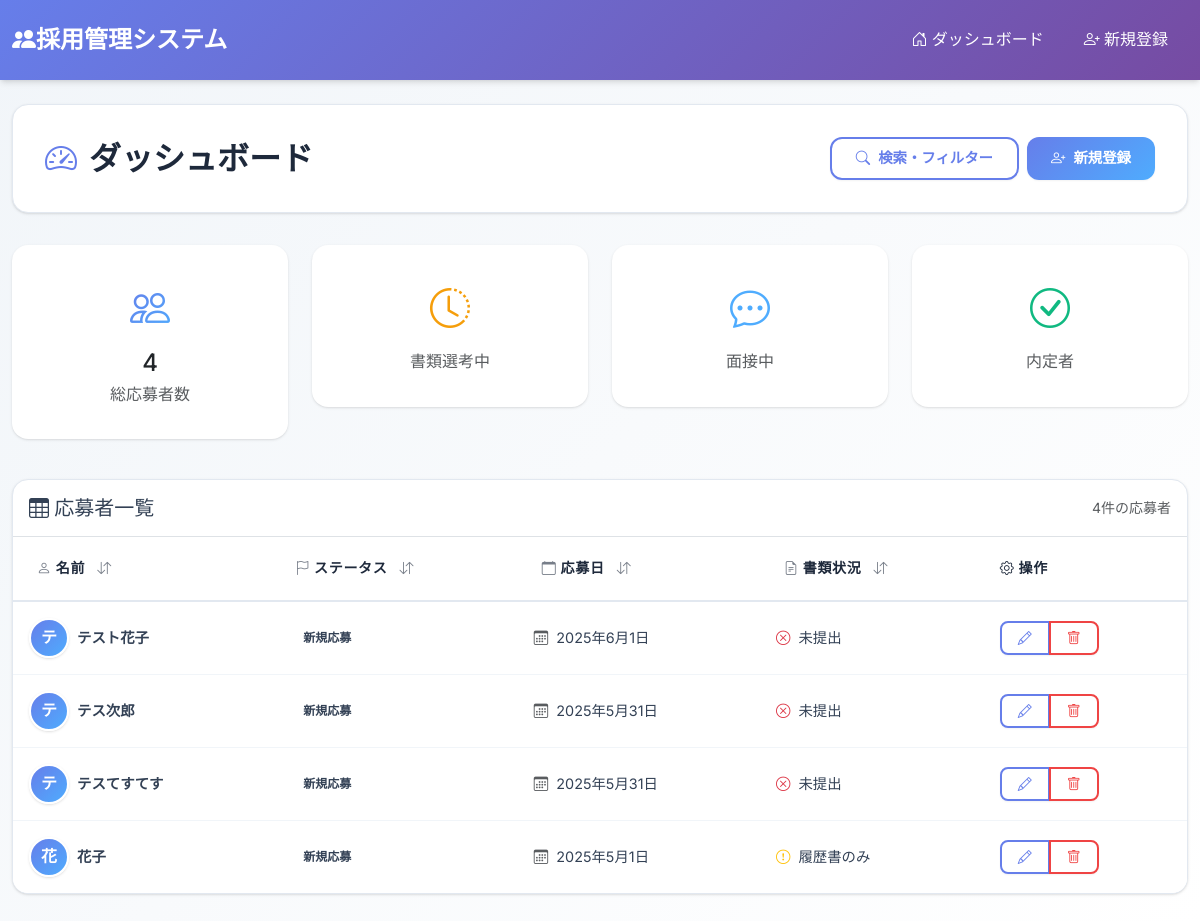
/recruit/, run on an earlier commit of the app's database.
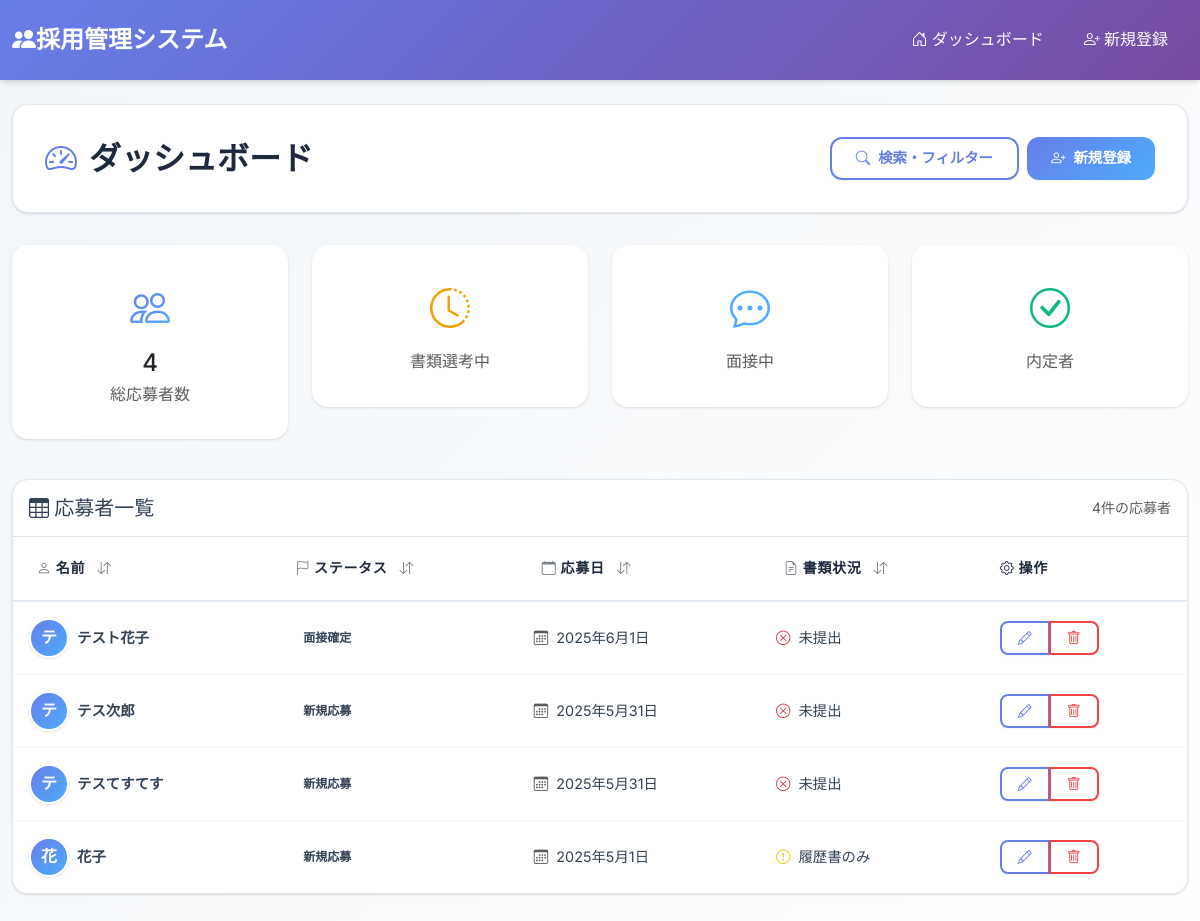
And on a later commit of the database.
### recruit/models.py (models this page shows)
class Recruit(models.Model):
    name = models.CharField(max_length=100)
    status = models.CharField(max_length=100)
    entry_day = models.DateField(default=date.today)
    documents_status = models.CharField(max_length=100)

### recruit/views.py (the view)
# urls.py: path('', views.index, name='recruit_list'),
def index(request):
    name = request.GET.get('name', '')
    status = request.GET.get('status', '')
    entry_day = request.GET.get('entry_day', '')
    documents_status = request.GET.get('documents_status', '')
    sort = request.GET.get('sort', 'entry_day')  # デフォルトは応募日
    order = request.GET.get('order', 'desc')     # デフォルトは降順
    recruits = Recruit.objects.all()
    if name:
        recruits = recruits.filter(name__icontains=name)
    if status:
        recruits = recruits.filter(status=status)
    if entry_day:
        recruits = recruits.filter(entry_day=entry_day)
    if documents_status:
        recruits = recruits.filter(documents_status=documents_status)
    if order == 'asc':
        recruits = recruits.order_by(sort)
    else:
        recruits = recruits.order_by(f'-{sort}')
    context = {
        'recruits': recruits,
        'search_params': {
            'name': name,
            'status': status,
            'entry_day': entry_day,
            'documents_status': documents_status,
        }
    }
    return render(request, 'recruit/index.html', context)

### recruit/templates/recruit/index.html (shortened to what this page needs)
{% extends 'base.html' %}
{% block content %}
<div class="container mt-4 fade-in-up">
    <div class="page-header">
        <div class="d-flex justify-content-between align-items-center">
            <h1 class="page-title">
                <i class="bi bi-speedometer2"></i>
                ダッシュボード
            </h1>
            <div class="d-flex gap-2">
                <button type="button" class="btn btn-outline-primary" data-bs-toggle="modal" data-bs-target="#searchModal">
                    <i class="bi bi-search"></i>
                    検索・フィルター
                </button>
                <a href="{% url 'recruit_create' %}" class="btn btn-primary">
                    <i class="bi bi-person-plus"></i>
                    新規登録
                </a>
            </div>
        </div>
    </div>
    <div class="row mb-4">
        <div class="col-lg-3 col-md-6 mb-3">
            <div class="card text-center">
                <div class="card-body">
                    <i class="bi bi-people text-gradient" style="font-size: 2.5rem;"></i>
                    <h4 class="mt-2 mb-1">{{ recruits|length }}</h4>
                    <p class="text-muted mb-0">総応募者数</p>
                </div>
            </div>
        </div>
        <div class="col-lg-3 col-md-6 mb-3">
            <div class="card text-center">
                <div class="card-body">
                    <i class="bi bi-clock-history" style="font-size: 2.5rem; color: var(--warning-color);"></i>
                    <p class="text-muted mb-0">書類選考中</p>
                </div>
            </div>
        </div>
        <div class="col-lg-3 col-md-6 mb-3">
            <div class="card text-center">
                <div class="card-body">
                    <i class="bi bi-chat-dots" style="font-size: 2.5rem; color: var(--accent-color);"></i>
                    <p class="text-muted mb-0">面接中</p>
                </div>
            </div>
        </div>
        <div class="col-lg-3 col-md-6 mb-3">
            <div class="card text-center">
                <div class="card-body">
                    <i class="bi bi-check-circle" style="font-size: 2.5rem; color: var(--success-color);"></i>
                    <p class="text-muted mb-0">内定者</p>
                </div>
            </div>
        </div>
    </div>
    <div class="table-container">
        <div class="d-flex justify-content-between align-items-center p-3 border-bottom">
            <h5 class="mb-0">
                <i class="bi bi-table"></i>
                応募者一覧
            </h5>
            <small class="text-muted">{{ recruits|length }}件の応募者</small>
        </div>
        <div class="table-responsive">
            <table class="table mb-0">
                <thead>
                    <tr>
                        <th class="sortable" data-sort="name">
                            <i class="bi bi-person"></i>
                            名前
                            {% if request.GET.sort == 'name' %}
                                {% if request.GET.order == 'asc' %}
                                    <i class="bi bi-sort-alpha-down"></i>
                                {% else %}
                                    <i class="bi bi-sort-alpha-up"></i>
                                {% endif %}
                            {% else %}
                                <i class="bi bi-arrow-down-up"></i>
                            {% endif %}
                        </th>
                        <th class="sortable" data-sort="status">
                            <i class="bi bi-flag"></i>
                            ステータス
                            {% if request.GET.sort == 'status' %}
                                {% if request.GET.order == 'asc' %}
                                    <i class="bi bi-sort-alpha-down"></i>
                                {% else %}
                                    <i class="bi bi-sort-alpha-up"></i>
                                {% endif %}
                            {% else %}
                                <i class="bi bi-arrow-down-up"></i>
                            {% endif %}
                        </th>
                        <th class="sortable" data-sort="entry_day">
                            <i class="bi bi-calendar"></i>
                            応募日
                            {% if request.GET.sort == 'entry_day' %}
                                {% if request.GET.order == 'asc' %}
                                    <i class="bi bi-sort-numeric-down"></i>
                                {% else %}
                                    <i class="bi bi-sort-numeric-up"></i>
                                {% endif %}
                            {% else %}
                                <i class="bi bi-arrow-down-up"></i>
                            {% endif %}
                        </th>
                        <th class="sortable" data-sort="documents_status">
                            <i class="bi bi-file-earmark-text"></i>
                            書類状況
                            {% if request.GET.sort == 'documents_status' %}
                                {% if request.GET.order == 'asc' %}
                                    <i class="bi bi-sort-alpha-down"></i>
                                {% else %}
                                    <i class="bi bi-sort-alpha-up"></i>
                                {% endif %}
                            {% else %}
                                <i class="bi bi-arrow-down-up"></i>
                            {% endif %}
                        </th>
                        <th>
                            <i class="bi bi-gear"></i>
                            操作
                        </th>
                    </tr>
                </thead>
                <tbody>
                    {% for recruit in recruits %}
                    <tr>
                        <td>
                            <div class="d-flex align-items-center">
                                <div class="avatar-circle me-2">
                                    {{ recruit.name|first }}
                                </div>
                                <strong>{{ recruit.name }}</strong>
                            </div>
                        </td>
                        <td>
                            <span class="status-badge {{ recruit.status }}">
                                {{ recruit.status }}
                            </span>
                        </td>
                        <td>
                            <i class="bi bi-calendar3 text-muted me-1"></i>
                            {{ recruit.entry_day|date:"Y年n月j日" }}
                        </td>
                        <td>
                            {% if recruit.documents_status == '提出済み' %}
                                <i class="bi bi-check-circle text-success me-1"></i>
                            {% elif recruit.documents_status == '未提出' %}
                                <i class="bi bi-x-circle text-danger me-1"></i>
                            {% else %}
                                <i class="bi bi-exclamation-circle text-warning me-1"></i>
                            {% endif %}
                            {{ recruit.documents_status }}
                        </td>
                        <td>
                            <div class="btn-group" role="group">
                                <a href="{% url 'recruit_edit' recruit.pk %}" class="btn btn-sm btn-outline-primary" title="編集">
                                    <i class="bi bi-pencil"></i>
                                </a>
                                <a href="{% url 'recruit_delete' recruit.pk %}" class="btn btn-sm btn-outline-danger" title="削除">
                                    <i class="bi bi-trash"></i>
                                </a>
                            </div>
                        </td>
                    </tr>
                    {% endfor %}
                </tbody>
            </table>
        </div>
    </div>
</div>
{% endblock %}

### recruit/templates/base.html (shortened to what this page needs)
{% load static %}
<!DOCTYPE html>
<html lang="ja">
<head>
    <link href="https://cdn.jsdelivr.net/npm/bootstrap@5.3.0/dist/css/bootstrap.min.css" rel="stylesheet">
    <link href="https://cdn.jsdelivr.net/npm/bootstrap-icons@1.11.0/font/bootstrap-icons.css" rel="stylesheet">
    <link href="{% static 'recruit/css/style.css' %}" rel="stylesheet">
</head>
<body>
    <nav class="navbar navbar-expand-lg navbar-dark">
        <div class="container">
            <a class="navbar-brand" href="{% url 'recruit_list' %}">
                <i class="bi bi-people-fill"></i>
                採用管理システム
            </a>
            <div class="collapse navbar-collapse" id="navbarNav">
                <ul class="navbar-nav ms-auto">
                    <li class="nav-item">
                        <a class="nav-link" href="{% url 'recruit_list' %}">
                            <i class="bi bi-house-door"></i>
                            ダッシュボード
                        </a>
                    </li>
                    <li class="nav-item">
                        <a class="nav-link" href="{% url 'recruit_create' %}">
                            <i class="bi bi-person-plus"></i>
                            新規登録
                        </a>
                    </li>
                </ul>
            </div>
        </div>
    </nav>
    <main class="main-content">
        {% block content %}
        {% endblock %}
    </main>
</body>
</html>

What changed in the data, as far as the page shows it:
changed Recruit "テスト花子": status "新規応募" → "面接確定"
